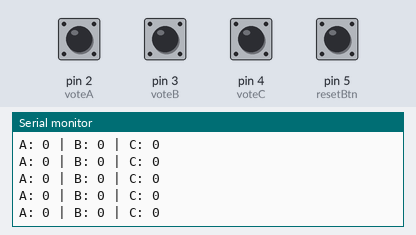
The sketch below on a simulated Arduino Uno, built with avr-gcc and run on an emulated ATmega328P. Shown: the last lines printed to the serial monitor. The test bench sets the inputs (shaded band); at power-on: pin 2 (voteA), pin 3 (voteB), pin 4 (voteC), pin 5 (resetBtn) HIGH.

Above: at 1.2 s.
1.3 s: pin 2 (voteA) pulled LOW for 0.15 s
At 2.1 s:
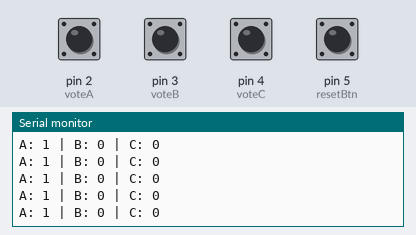
4.4 s: pin 3 (voteB) pulled LOW for 1 s
At 5.23 s:
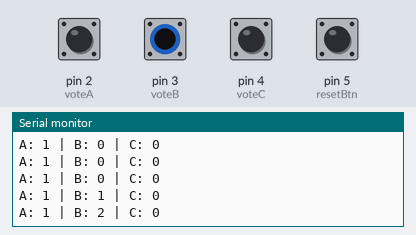
8.4 s: pin 4 (voteC) pulled LOW for 0.15 s
11.5 s: pin 5 (resetBtn) pulled LOW for 0.15 s
At 12.5 s:
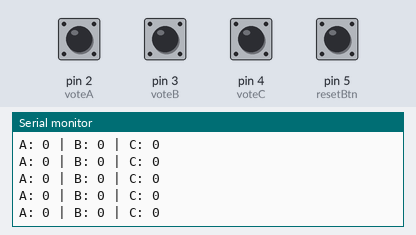
13.1 s: pin 2 (voteA) pulled LOW for 1 s
At 14.21 s:
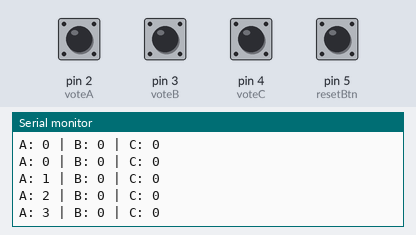
17.1 s: pin 3 (voteB) pulled LOW for 0.15 s
Timing chart, 0 to 20.1 s (numbered marks = the images above; inputs shaded):
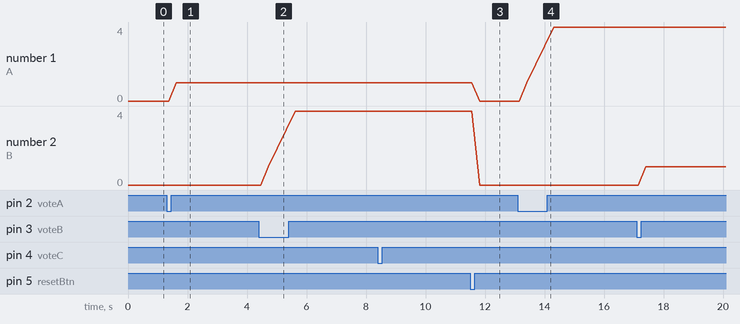

Measured:
- after the input at 1.3 s, the serial monitor: prints a new line after 0.32 s (image 1)
- after the input at 4.4 s, the serial monitor: prints a new line after 0.32 s (image 2)
- after the input at 11.5 s, the serial monitor: prints a new line after 0.07 s (image 3)
- after the input at 13.1 s, the serial monitor: prints a new line after 0.30 s (image 4)
- plotted number 1: 0 → 1 after the input at 1.3 s, 1 → 0 after the input at 11.5 s
- plotted number 2: 0 → 4 after the input at 4.4 s, 4 → 0 after the input at 11.5 s, 0 → 1 after the input at 17.1 s

The sketch:

evm.ino
```cpp
int voteA = 2;
int voteB = 3;
int voteC = 4;
int resetBtn = 5;

int countA = 0;
int countB = 0;
int countC = 0;

void setup() {
  pinMode(voteA, INPUT_PULLUP);
  pinMode(voteB, INPUT_PULLUP);
  pinMode(voteC, INPUT_PULLUP);
  pinMode(resetBtn, INPUT_PULLUP);

  Serial.begin(9600);
  Serial.println("EVM Ready");
}

void loop() {
  if (digitalRead(voteA) == LOW) {
    countA++;
    delay(300);
  }

  if (digitalRead(voteB) == LOW) {
    countB++;
    delay(300);
  }

  if (digitalRead(voteC) == LOW) {
    countC++;
    delay(300);
  }

  if (digitalRead(resetBtn) == LOW) {
    countA = 0;
    countB = 0;
    countC = 0;
    Serial.println("Votes Reset");
    delay(300);
  }

  Serial.print("A: ");
  Serial.print(countA);
  Serial.print(" | B: ");
  Serial.print(countB);
  Serial.print(" | C: ");
  Serial.println(countC);
}
```
